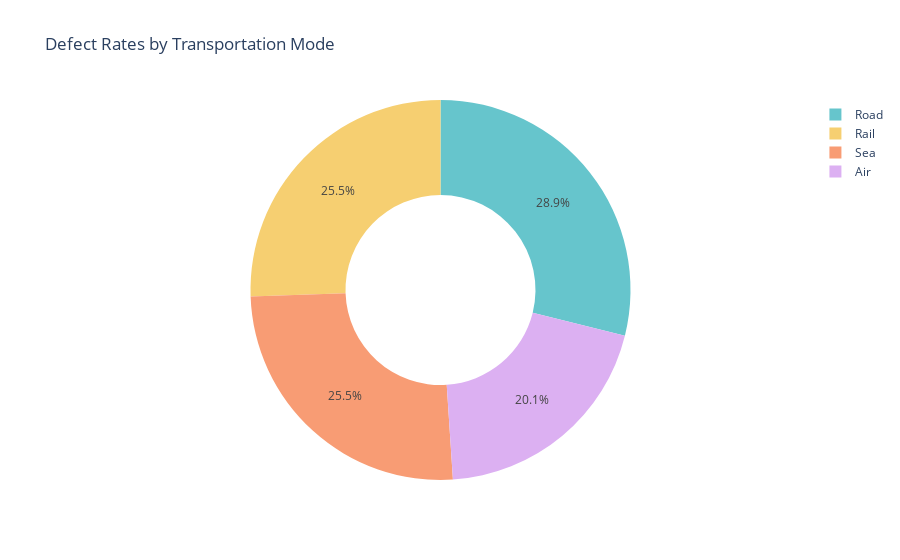

This figure's notebook cell:
### Markdown cell above
Defect rate of haircare products is higher.

### Code cell
pivot_table = pd.pivot_table(data, values= 'Defect rates', index=['Transportation modes'],aggfunc='mean')
transportation_chart = px.pie(values=pivot_table["Defect rates"],names=pivot_table.index,
                              title='Defect Rates by Transportation Mode',
                              hole=0.5,
                              color_discrete_sequence=px.colors.qualitative.Pastel)
transportation_chart.show()

### Figure 1 — Plotly figure (JSON) as saved in the notebook; plotly's stock layout.template omitted (floating-point values rounded to 4 significant figures)
{"data": [{"domain": {"x": [0, 1], "y": [0, 1]}, "hole": 0.5, "hovertemplate": "label=%{label}<br>value=%{value}<extra></extra>", "labels": ["Air", "Rail", "Road", "Sea"], "legendgroup": "", "name": "", "showlegend": true, "type": "pie", "values": [1.824, 2.319, 2.621, 2.315]}], "layout": {"autosize": true, "legend": {"tracegroupgap": 0}, "piecolorway": ["rgb(102, 197, 204)", "rgb(246, 207, 113)", "rgb(248, 156, 116)", "rgb(220, 176, 242)", "rgb(135, 197, 95)", "rgb(158, 185, 243)", "rgb(254, 136, 177)", "rgb(201, 219, 116)", "rgb(139, 224, 164)", "rgb(180, 151, 231)", "rgb(179, 179, 179)"], "title": {"text": "Defect Rates by Transportation Mode"}}}
